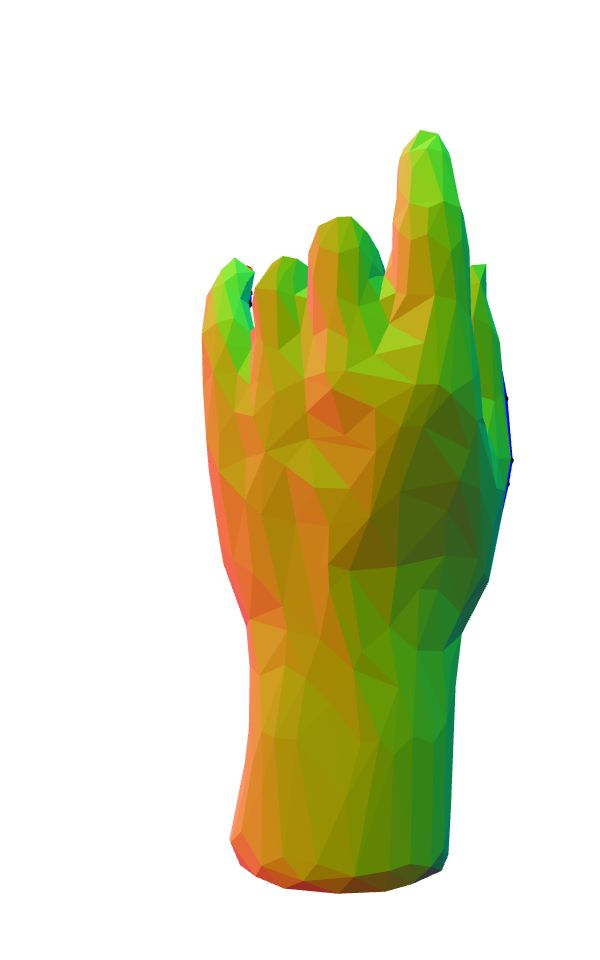
#> input picture imageTreatment/screenshots-jpg/pic105behind.jpg, 600 x 960 px; its folder holds 4 pictures in this run
$ python fakeHandsGrayScale.py
#> lines starting #> are read from the running program, lines starting #| are printed output that depends on the picture

import numpy as np
import cv2
import os

"""
#Only in grayScale
#Read Image
img = cv2.imread('screenshots-jpg/pic101straight_on.jpg')
#Display Image
cv2.imshow('image',img)
cv2.waitKey(0)
cv2.destroyAllWindows()

#Applying Grayscale filter to image
gray = cv2.cvtColor(img, cv2.COLOR_BGR2GRAY)

#Saving filtered image to new file
cv2.imwrite('graytest.jpg', gray)
"""

path = 'screenshots-jpg/'
gestures_path = 'fake_hands_gScale/'

gestures = os.listdir(path)[1:]

pic_no = 0

for i in gestures:
    print(i)
    if i == ".DS_Store":
        continue


    img = cv2.imread(path + i)
#> img is the input picture: shape (960, 600, 3); mean B, G, R 187.6, 220.8, 219.5
    gray = cv2.cvtColor(img, cv2.COLOR_BGR2GRAY)
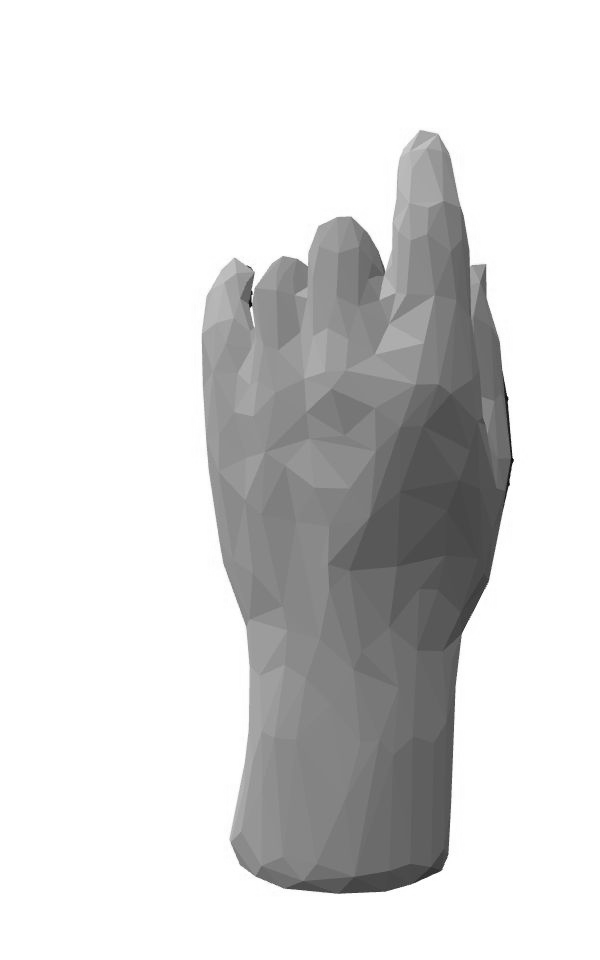
#> gray: shape (960, 600); min 9, max 255, mean 216.6
    pic_no += 1

    save_img = np.array(gray)
    cv2.imwrite(gestures_path + "/" + str(pic_no) + ".jpg", save_img)
#> pass 2 of the loop `for i in gestures:`:
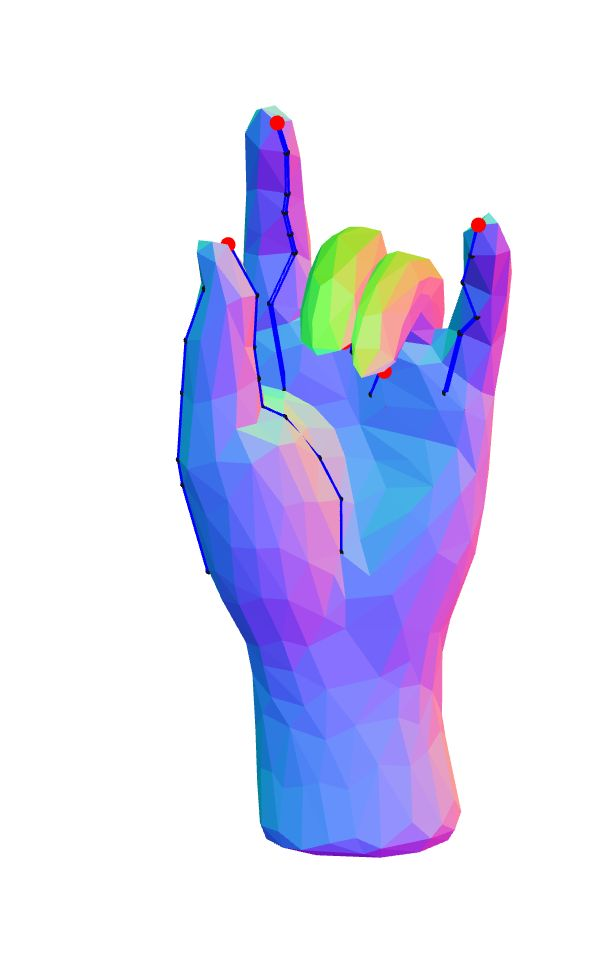
#> input picture imageTreatment/screenshots-jpg/pic105straight_on.jpg, 600 x 960 px
#> img is the input picture: shape (960, 600, 3); mean B, G, R 244.8, 218, 218.4
#> `gray = cv2.cvtColor(img, cv2.COLOR_BGR2GRAY)`:
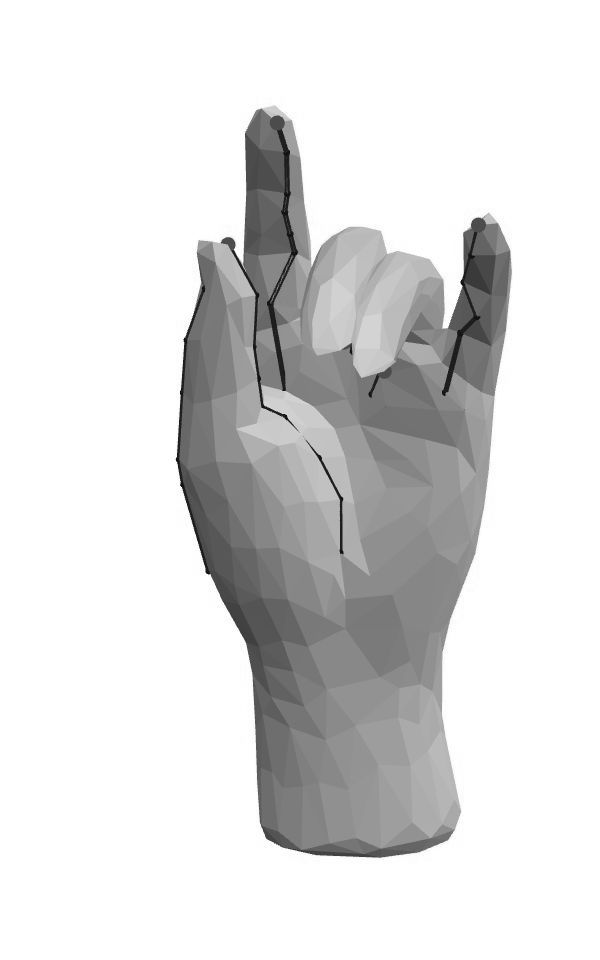
#> gray: shape (960, 600); min 2, max 255, mean 221.2
#> pass 3 of the loop `for i in gestures:`:
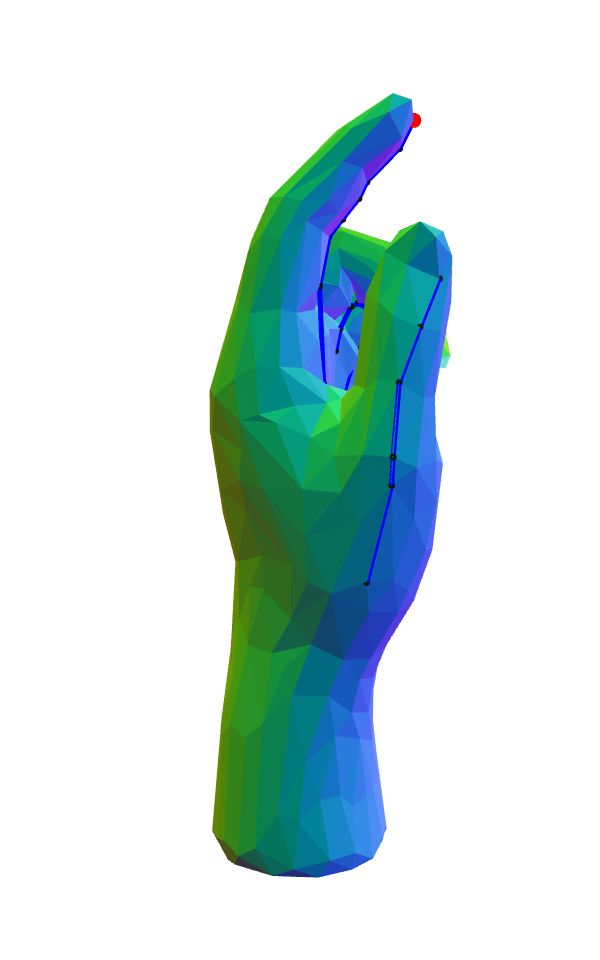
#> input picture imageTreatment/screenshots-jpg/pic107left.jpg, 600 x 960 px
#> img is the input picture: shape (960, 600, 3); mean B, G, R 224.1, 224, 203.3
#> `gray = cv2.cvtColor(img, cv2.COLOR_BGR2GRAY)`:
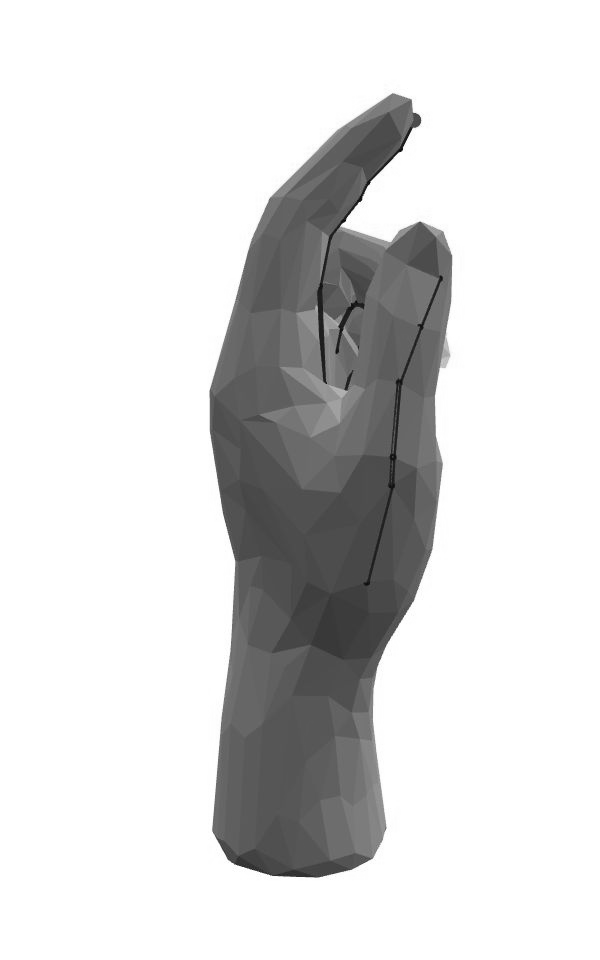
#> gray: shape (960, 600); min 8, max 255, mean 217.8
